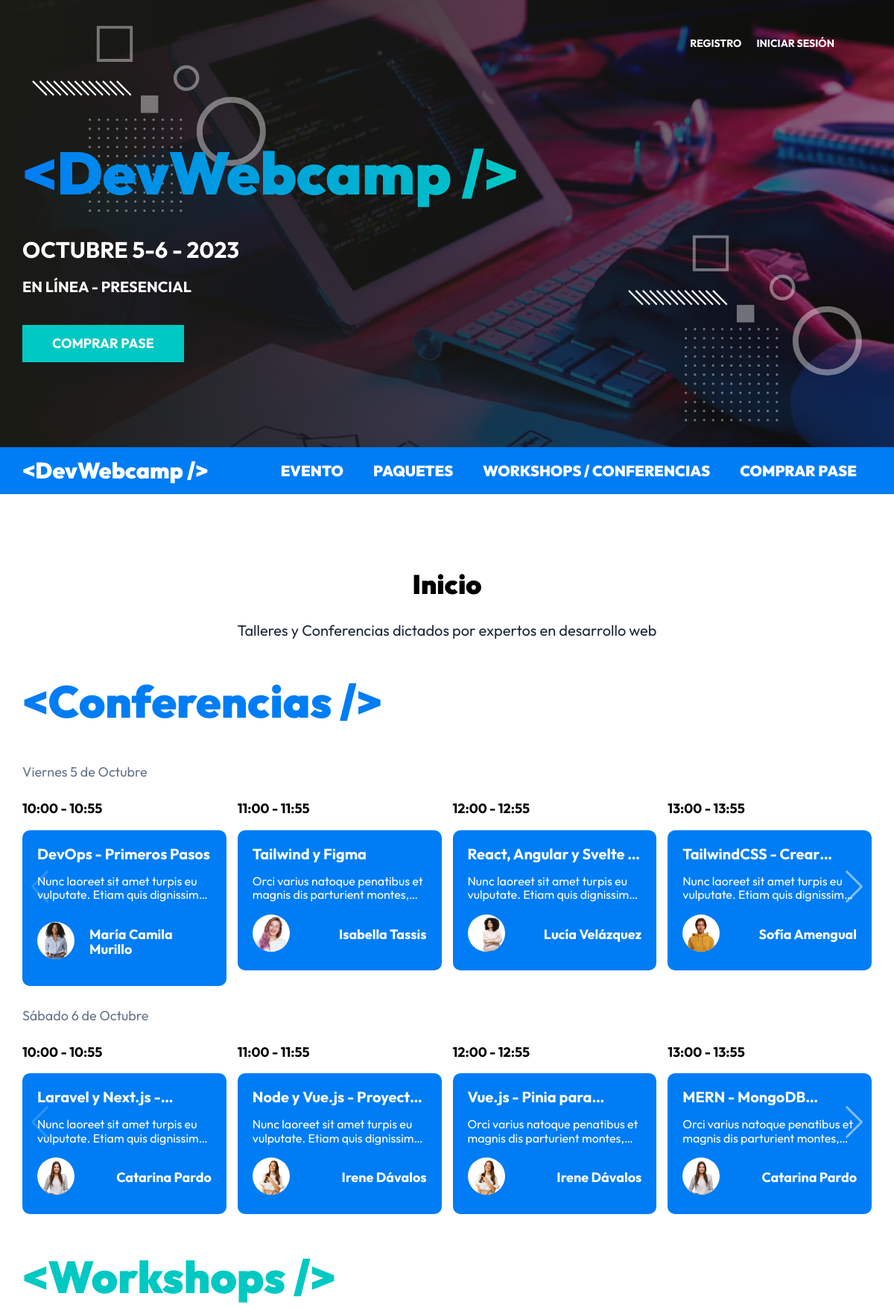
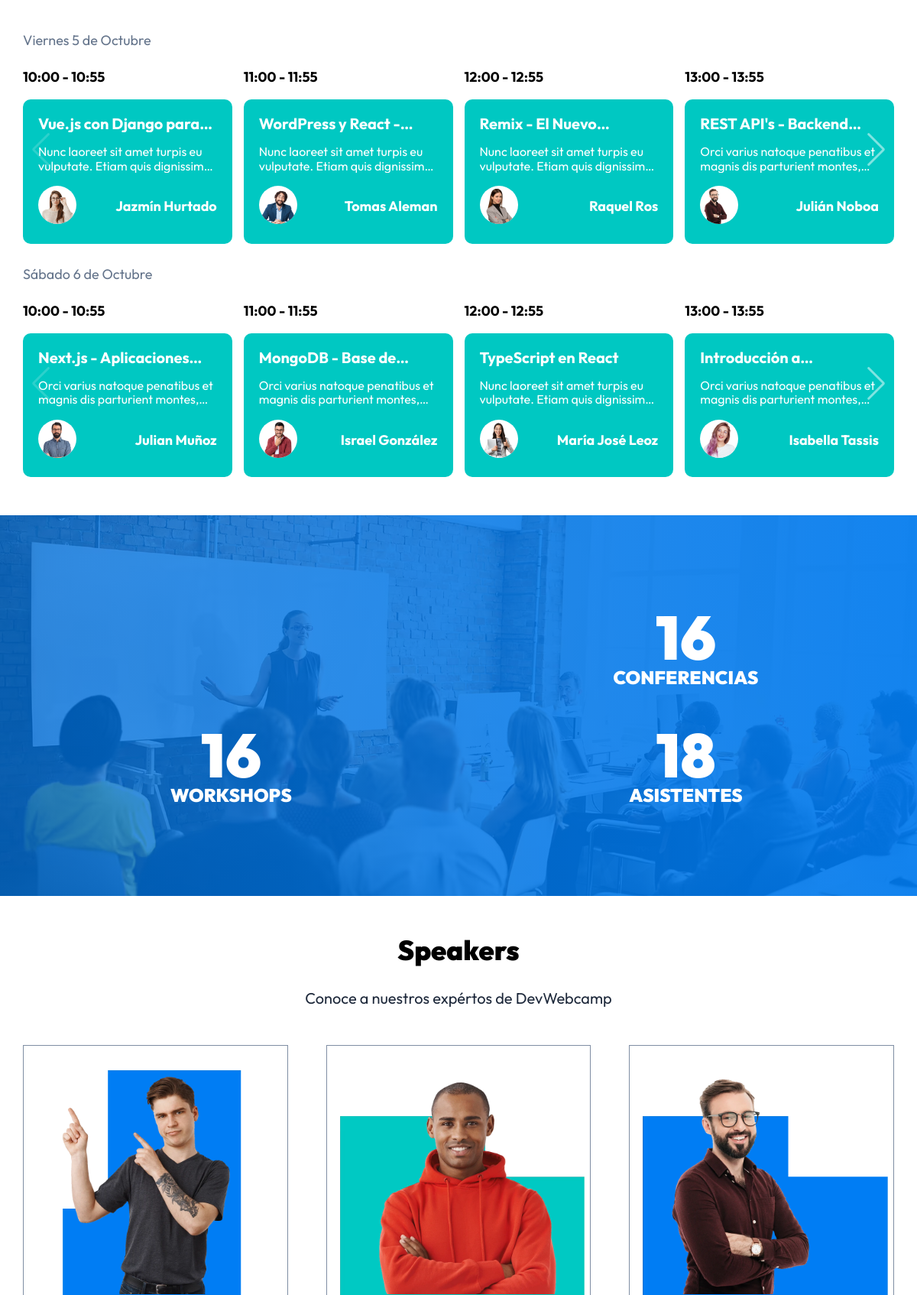
The page / (upper part) on the database its author committed (2 pictures, top to bottom).
### tables this page shows
CREATE TABLE `eventos` (
  `id` int NOT NULL AUTO_INCREMENT,
  `nombre` varchar(120) DEFAULT NULL,
  `descripcion` text,
  `disponibles` int DEFAULT NULL,
  `categoria_id` int NOT NULL,
  `dia_id` int NOT NULL,
  `hora_id` int NOT NULL,
  `ponente_id` int NOT NULL,
  PRIMARY KEY (`id`),
  KEY `fk_eventos_categorias_idx` (`categoria_id`),
  KEY `fk_eventos_dias1_idx` (`dia_id`),
  KEY `fk_eventos_horas1_idx` (`hora_id`),
  KEY `fk_eventos_ponentes1_idx` (`ponente_id`),
  CONSTRAINT `fk_eventos_categorias` FOREIGN KEY (`categoria_id`) REFERENCES `categorias` (`id`),
  CONSTRAINT `fk_eventos_dias1` FOREIGN KEY (`dia_id`) REFERENCES `dias` (`id`),
  CONSTRAINT `fk_eventos_horas1` FOREIGN KEY (`hora_id`) REFERENCES `horas` (`id`),
  CONSTRAINT `fk_eventos_ponentes1` FOREIGN KEY (`ponente_id`) REFERENCES `ponentes` (`id`)
);

CREATE TABLE `horas` (
  `id` int NOT NULL AUTO_INCREMENT,
  `hora` varchar(13) DEFAULT NULL,
  PRIMARY KEY (`id`)
);

CREATE TABLE `ponentes` (
  `id` int NOT NULL AUTO_INCREMENT,
  `nombre` varchar(40) DEFAULT NULL,
  `apellido` varchar(40) DEFAULT NULL,
  `ciudad` varchar(20) DEFAULT NULL,
  `pais` varchar(20) DEFAULT NULL,
  `imagen` varchar(32) DEFAULT NULL,
  `tags` varchar(120) DEFAULT NULL,
  `redes` text,
  PRIMARY KEY (`id`)
);

### controllers/PaginasController.php (called while the page is built, shortened)
<?php
class PaginasController {
        public static function index( Router $router) {
            $eventos = Evento::ordenar("hora_id", "ASC");
            $eventos_formateados = [];
            foreach($eventos as $evento) {
                $evento->categoria = Categoria::find($evento->categoria_id);
                $evento->dia = Dia::find($evento->dia_id);
                $evento->hora = Hora::find($evento->hora_id);
                $evento->ponente = Ponente::find($evento->ponente_id);
                if($evento->dia_id === "1" && $evento->categoria_id === "1") {
                    $eventos_formateados["conferencias_v"][] = $evento;
                }
                if($evento->dia_id === "2" && $evento->categoria_id === "1") {
                    $eventos_formateados["conferencias_s"][] = $evento;
                }
                if($evento->dia_id === "1" && $evento->categoria_id === "2") {
                    $eventos_formateados["workshops_v"][] = $evento;
                }
                if($evento->dia_id === "2" && $evento->categoria_id === "2") {
                    $eventos_formateados["workshops_s"][] = $evento;
                }
            }
            $ponentes_total = Ponente::total();
            $conferencias_total = Evento::total("categoria_id", 1);
            $workshops_total = Evento::total("categoria_id", 2);
            $ponentes = Ponente::all();
            $router->render("paginas/index", [
                "titulo" => "Inicio",
                "eventos" => $eventos_formateados,
                "ponentes_total" => $ponentes_total,
                "conferencias_total" => $conferencias_total,
                "workshops_total" => $workshops_total,
                "ponentes" => $ponentes
            ]);
        }
}

### public/index.php (called while the page is built, shortened)
<?php
$router = new Router();
$router->get('/login', [AuthController::class, 'login']);
$router->post('/login', [AuthController::class, 'login']);
$router->post('/logout', [AuthController::class, 'logout']);
$router->get('/registro', [AuthController::class, 'registro']);
$router->post('/registro', [AuthController::class, 'registro']);
$router->get('/olvide', [AuthController::class, 'olvide']);
$router->post('/olvide', [AuthController::class, 'olvide']);
$router->get('/reestablecer', [AuthController::class, 'reestablecer']);
$router->post('/reestablecer', [AuthController::class, 'reestablecer']);
$router->get('/mensaje', [AuthController::class, 'mensaje']);
$router->get('/confirmar-cuenta', [AuthController::class, 'confirmar']);
$router->get('/admin/dashboard', [DashboardController::class, 'index']);
$router->get('/admin/ponentes', [PonentesController::class, 'index']);
$router->get('/admin/ponentes/crear', [PonentesController::class, 'crear']);
$router->post('/admin/ponentes/crear', [PonentesController::class, 'crear']);
$router->get('/admin/ponentes/editar', [PonentesController::class, 'editar']);
$router->post('/admin/ponentes/editar', [PonentesController::class, 'editar']);
$router->post('/admin/ponentes/eliminar', [PonentesController::class, 'eliminar']);
$router->get('/admin/eventos', [EventosController::class, 'index']);
$router->get('/admin/eventos/crear', [EventosController::class, 'crear']);
$router->post('/admin/eventos/crear', [EventosController::class, 'crear']);
$router->get('/admin/eventos/editar', [EventosController::class, 'editar']);
$router->post('/admin/eventos/editar', [EventosController::class, 'editar']);
$router->post('/admin/eventos/eliminar', [EventosController::class, 'eliminar']);
$router->get('/api/eventos-horario', [APIEventos::class, 'index']);
$router->get('/api/ponentes', [APIPonentes::class, 'index']);
$router->get('/api/ponente', [APIPonentes::class, 'ponente']);
$router->get('/api/regalos', [APIRegalos::class, 'index']);
$router->get('/admin/registrados', [RegistradosController::class, 'index']);
$router->get('/admin/regalos', [RegalosController::class, 'index']);
$router->get("/finalizar-registro", [RegistroController::class, "crear"]);
$router->post("/finalizar-registro/gratis", [RegistroController::class, "gratis"]);
$router->post("/finalizar-registro/pagar", [RegistroController::class, "pagar"]);
$router->get("/finalizar-registro/conferencias", [RegistroController::class, "conferencias"]);
$router->POST("/finalizar-registro/conferencias", [RegistroController::class, "conferencias"]);
$router->get("/boleto", [RegistroController::class, "boleto"]);
$router->get('/', [PaginasController::class, 'index']);
$router->get('/devwebcamp', [PaginasController::class, 'eventos']);
$router->get('/paquetes', [PaginasController::class, 'paquetes']);
$router->get('/workshops-conferencias', [PaginasController::class, 'conferencias']);
$router->get('/404', [PaginasController::class, 'error']);
$router->comprobarRutas();

### models/ActiveRecord.php (called while the page is built, shortened)
<?php
class ActiveRecord {
    protected static $db;
    protected static $tabla = '';
    public static function setDB($database) {
        self::$db = $database;
    }
    public static function consultarSQL($query) {
        $resultado = self::$db->query($query);
        $array = [];
        while($registro = $resultado->fetch_assoc()) {
            $array[] = static::crearObjeto($registro);
        }
        return $array;
    }
    protected static function crearObjeto($registro) {
        $objeto = new static;
        foreach($registro as $key => $value ) {
            if(property_exists( $objeto, $key  )) {
                $objeto->$key = $value;
            }
        }
        return $objeto;
    }
    public static function all($orden = "DESC") {
        $query = "SELECT * FROM " . static::$tabla . " ORDER BY id ${orden}";
        $resultado = self::consultarSQL($query);
        return $resultado;
    }
    public static function find($id) {
        $query = "SELECT * FROM " . static::$tabla  ." WHERE id = ${id}";
        $resultado = self::consultarSQL($query);
        return array_shift( $resultado ) ;
    }
    public static function ordenar($columna, $orden) {
        $query = "SELECT * FROM " . static::$tabla . " ORDER BY ${columna} ${orden}";
        $resultado = self::consultarSQL($query);
        return $resultado;
    }
    public static function total($columna = "", $valor = "") {
        $query = "SELECT COUNT(*) FROM " . static::$tabla;
        if($columna) {
            $query .= " WHERE ${columna} = ${valor}";
        }
        $resultado = self::$db->query($query);
        $total = $resultado->fetch_array();
        return array_shift ($total);
    }
}

### views/templates/evento.php (the view)
<div class="evento swiper-slide">
    <p class="evento__hora"><?php echo $evento->hora->hora; ?></p>
    <div class="evento__informacion">
        <h4 class="evento__nombre"><?php echo $evento->nombre; ?></h4>
            <p class="evento__introduccion"><?php echo $evento->descripcion; ?></p>
        <div class="evento__autor-info">
            <picture>
                <source srcset="img/speakers/<?php echo $evento->ponente->imagen; ?>.webp" type="image/webp">
                <source srcset="img/speakers/<?php echo $evento->ponente->imagen; ?>.png" type="image/png">
                <img class="evento__imagen-autor" loading="lazy" width="200" height="300" src="img/speakers/<?php echo $evento->ponente->imagen; ?>.png" alt="Imagen Ponente">
            </picture>
            <p class="evento__autor-nombre">
                <?php echo $evento->ponente->nombre . " " . $evento->ponente->apellido; ?>
            </p>
        </div>
    </div>
</div>

### views/paginas/conferencias.php (shortened to what this page needs)
<main class="agenda">
    <h2 class="agenda__heading"><?php echo $titulo ?></h2>
    <p class="agenda__descripcion">Talleres y Conferencias dictados por expertos en desarrollo web</p>
    <div class="eventos">
        <h3 class="eventos__heading">&lt;Conferencias /></h3>
        <p class="eventos__fecha">Viernes 5 de Octubre</p>
        <div class="eventos__listado slider swiper">
            <div class="swiper-wrapper">
                    <?php foreach($eventos["conferencias_v"] as $evento): ?>
                        <?php include __DIR__ . "../../templates/evento.php" ?>
                    <?php endforeach; ?>
            </div>
            <div class="swiper-button-next"></div>
        </div>
        <p class="eventos__fecha">Sábado 6 de Octubre</p>
        <div class="eventos__listado slider swiper">
            <div class="swiper-wrapper">
                <?php foreach($eventos["conferencias_s"] as $evento): ?>
                    <?php include __DIR__ . "../../templates/evento.php" ?>
                <?php endforeach; ?>
            </div>
            <div class="swiper-button-next"></div>
        </div>
    </div>
    <div class="eventos eventos--workshops">
        <h3 class="eventos__heading">&lt;Workshops /></h3>
        <p class="eventos__fecha">Viernes 5 de Octubre</p>
        <div class="eventos__listado slider swiper">
            <div class="swiper-wrapper">
                <?php foreach($eventos["workshops_v"] as $evento): ?>
                    <?php include __DIR__ . "../../templates/evento.php" ?>
                <?php endforeach; ?>
            </div>
            <div class="swiper-button-next"></div>
        </div>
        <p class="eventos__fecha">Sábado 6 de Octubre</p>
        <div class="eventos__listado slider swiper">
            <div class="swiper-wrapper">
                <?php foreach($eventos["workshops_s"] as $evento): ?>
                    <?php include __DIR__ . "../../templates/evento.php" ?>
                <?php endforeach; ?>
            </div>
            <div class="swiper-button-next"></div>
        </div>
    </div>
</main>

### views/paginas/index.php (shortened to what this page needs)
<?php @include_once __DIR__ . "/conferencias.php"; ?>
<section class="resumen">
    <div class="resumen__grid">
        <div <?php aos_animacion(); ?> class="resumen__bloque">
            <p class="resumen__texto resumen__texto--numero"><?php echo $ponentes_total ?></p>
            <p class="resumen__texto">Speakers</p>
        </div>
        <div <?php aos_animacion(); ?> class="resumen__bloque">
            <p class="resumen__texto resumen__texto--numero"><?php echo $conferencias_total ?></p>
            <p class="resumen__texto">Conferencias</p>
        </div>
        <div <?php aos_animacion(); ?> class="resumen__bloque">
            <p class="resumen__texto resumen__texto--numero"><?php echo $workshops_total ?></p>
            <p class="resumen__texto">Workshops</p>
        </div>
        <div <?php aos_animacion(); ?> class="resumen__bloque">
            <p class="resumen__texto resumen__texto--numero">18</p>
            <p class="resumen__texto">Asistentes</p>
        </div>
    </div>
</section>
<section class="speakers">
    <h2 class="speakers__heading">Speakers</h2>
    <p class="speakers__descripcion">Conoce a nuestros expértos de DevWebcamp</p>
    <div class="speakers__grid">
        <?php foreach ($ponentes as $ponente):?>
            <div <?php aos_animacion(); ?> class="speaker">
                <picture>
                    <source srcset="img/speakers/<?php echo $ponente->imagen; ?>.webp" type="image/webp">
                    <source srcset="img/speakers/<?php echo $ponente->imagen; ?>.png" type="image/png">
                    <img class="speaker__imagen" width="200" height="300" src="img/speakers/<?php echo $ponente->imagen; ?>.png" alt="Imagen Ponente">
                </picture>
            </div>
        <?php endforeach;?>
    </div>
</section>

### rows shown on the page
eventos: hora.hora "10:00 - 10:55", nombre "DevOps - Primeros Pasos", descripcion "Nunc laoreet sit amet turpis eu vulputate. Etiam quis…", ponente.imagen (picture), ponente.nombre "María Camila", ponente.apellido "Murillo"
eventos: hora.hora "11:00 - 11:55", nombre "Tailwind y Figma", descripcion "Orci varius natoque penatibus et magnis dis parturient…", ponente.imagen (picture), ponente.nombre "Isabella", ponente.apellido "Tassis"
eventos: hora.hora "12:00 - 12:55", nombre "React, Angular y Svelte…", descripcion "Nunc laoreet sit amet turpis eu vulputate. Etiam quis…", ponente.imagen (picture), ponente.nombre "Lucía", ponente.apellido "Velázquez"
eventos: hora.hora "13:00 - 13:55", nombre "TailwindCSS -…", descripcion "Nunc laoreet sit amet turpis eu vulputate. Etiam quis…", ponente.imagen (picture), ponente.nombre "Sofía", ponente.apellido "Amengual"
eventos: hora.hora "10:00 - 10:55", nombre "Laravel y Next.js…", descripcion "Nunc laoreet sit amet turpis eu vulputate. Etiam quis…", ponente.imagen (picture), ponente.nombre "Catarina", ponente.apellido "Pardo"
eventos: hora.hora "11:00 - 11:55", nombre "Node y Vue.js -…", descripcion "Nunc laoreet sit amet turpis eu vulputate. Etiam quis…", ponente.imagen (picture), ponente.nombre "Irene", ponente.apellido "Dávalos"
eventos: hora.hora "12:00 - 12:55", nombre "Vue.js - Pinia…", descripcion "Orci varius natoque penatibus et magnis dis parturient…", ponente.imagen (picture), ponente.nombre "Irene", ponente.apellido "Dávalos"
eventos: hora.hora "13:00 - 13:55", nombre "MERN -…", descripcion "Orci varius natoque penatibus et magnis dis parturient…", ponente.imagen (picture), ponente.nombre "Catarina", ponente.apellido "Pardo"
eventos: hora.hora "10:00 - 10:55", nombre "Vue.js con Django…", descripcion "Nunc laoreet sit amet turpis eu vulputate. Etiam quis…", ponente.imagen (picture), ponente.nombre "Jazmín", ponente.apellido "Hurtado"
eventos: hora.hora "11:00 - 11:55", nombre "WordPress y React…", descripcion "Nunc laoreet sit amet turpis eu vulputate. Etiam quis…", ponente.imagen (picture), ponente.nombre "Tomas", ponente.apellido "Aleman"
eventos: hora.hora "12:00 - 12:55", nombre "Remix - El…", descripcion "Nunc laoreet sit amet turpis eu vulputate. Etiam quis…", ponente.imagen (picture), ponente.nombre "Raquel", ponente.apellido "Ros"
eventos: hora.hora "13:00 - 13:55", nombre "REST API's -…", descripcion "Orci varius natoque penatibus et magnis dis parturient…", ponente.imagen (picture), ponente.nombre "Julián", ponente.apellido "Noboa"
eventos: hora.hora "10:00 - 10:55", nombre "Next.js -…", descripcion "Orci varius natoque penatibus et magnis dis parturient…", ponente.imagen (picture), ponente.nombre "Julian", ponente.apellido "Muñoz"
eventos: hora.hora "11:00 - 11:55", nombre "MongoDB - Base…", descripcion "Orci varius natoque penatibus et magnis dis parturient…", ponente.imagen (picture), ponente.nombre "Israel", ponente.apellido "González"
eventos: hora.hora "12:00 - 12:55", nombre "TypeScript en React", descripcion "Nunc laoreet sit amet turpis eu vulputate. Etiam quis…", ponente.imagen (picture), ponente.nombre "María José", ponente.apellido "Leoz"
eventos: hora.hora "13:00 - 13:55", nombre "Introducción…", descripcion "Orci varius natoque penatibus et magnis dis parturient…", ponente.imagen (picture), ponente.nombre "Isabella", ponente.apellido "Tassis"
ponentes: shows a picture, imagen (picture)
ponentes: shows a picture, imagen (picture)
ponentes: shows a picture, imagen (picture)

### other values the page prints
$titulo "Inicio"
$conferencias_total "16"
$workshops_total "16"
